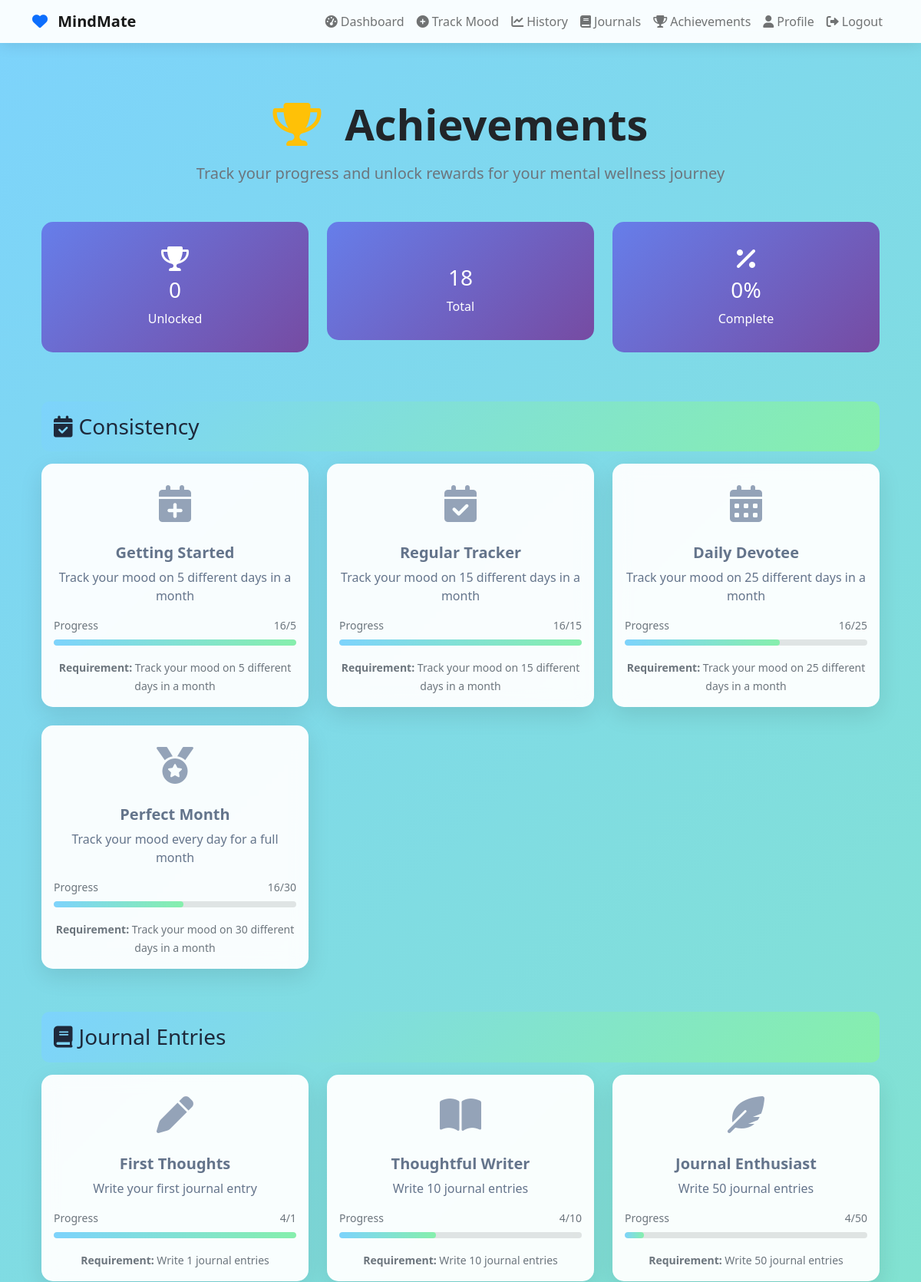
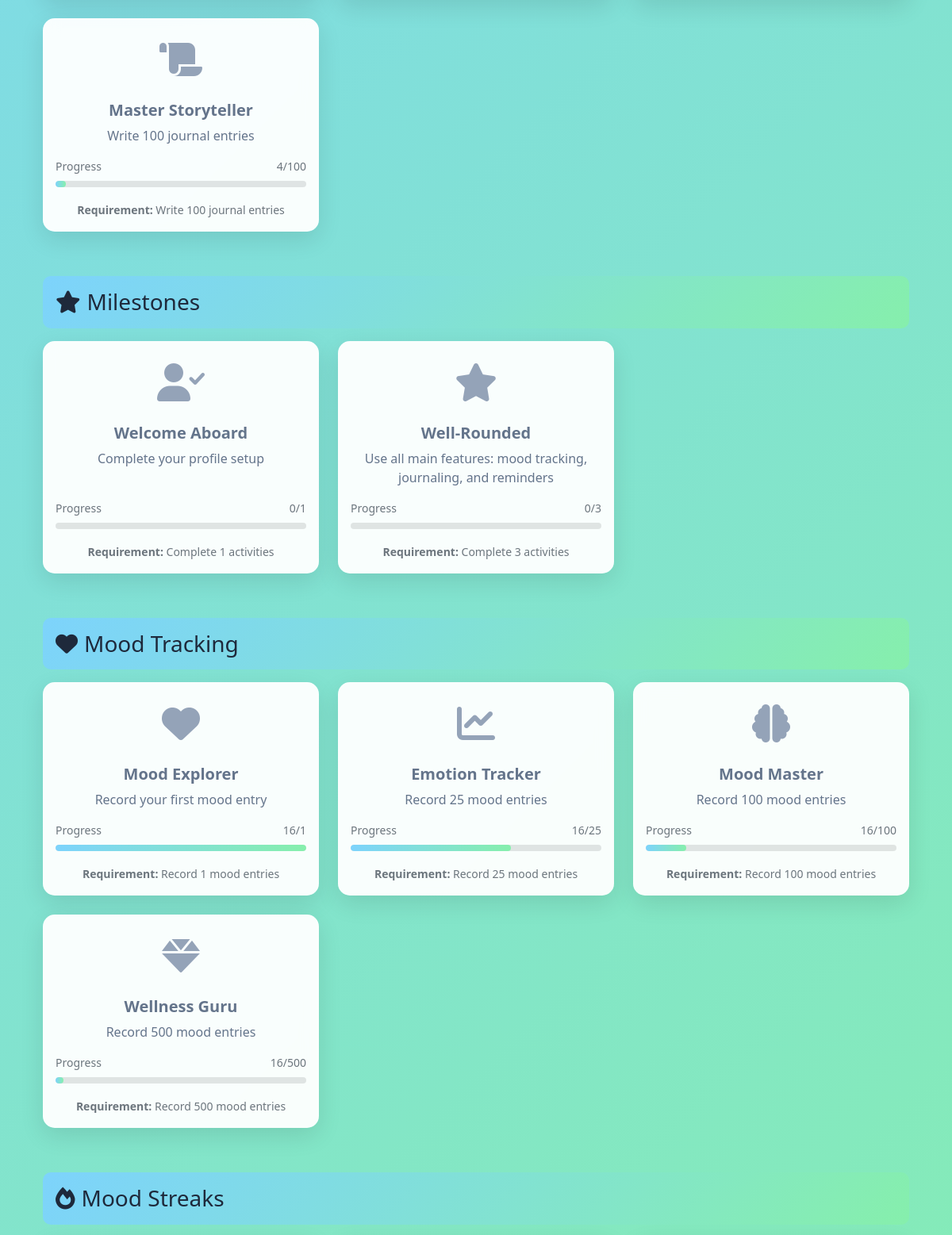
The app's page /achievements/ (signed in, upper part) with its own data (2 pictures, top to bottom).
### mood_tracker/models.py (models this page shows, shortened)
class Achievement(models.Model):
    ACHIEVEMENT_TYPES = [
        ('mood_streak', 'Mood Streak'),
        ('journal_count', 'Journal Count'),
        ('mood_count', 'Mood Count'),
        ('consistency', 'Consistency'),
        ('milestone', 'Milestone'),
    ]
    id = models.UUIDField(primary_key=True, default=uuid.uuid4, editable=False)
    name = models.CharField(max_length=100)
    description = models.TextField()
    icon = models.CharField(max_length=50, default='fas fa-trophy')  # FontAwesome icon class
    achievement_type = models.CharField(max_length=20, choices=ACHIEVEMENT_TYPES)
    requirement_value = models.IntegerField()  # The target value to unlock
    points = models.IntegerField(default=10)  # Points awarded for this achievement
    is_active = models.BooleanField(default=True)
    created_at = models.DateTimeField(auto_now_add=True)
    class Meta:
        ordering = ['achievement_type', 'requirement_value']

### mood_tracker/views.py (the view)
# urls.py: path('achievements/', views.achievements, name='achievements'),
@auth_required
def achievements(request):
    user = get_current_user(request)
    if not user:
        return redirect('login')
    all_achievements = Achievement.objects.filter(is_active=True)
    user_achievements = UserAchievement.objects.filter(user=user).values_list('achievement_id', flat=True)
    user_stats = {
        'mood_count': MoodEntry.objects.filter(user=user).count(),
        'journal_count': Journal.objects.filter(user=user).count(),
        'mood_streak': calculate_mood_streak(user),
        'consistency': calculate_consistency(user),
    }
    achievement_data = []
    for achievement in all_achievements:
        is_unlocked = achievement.id in user_achievements
        current_progress = user_stats.get(achievement.achievement_type, 0)
        progress_percentage = min(100, (current_progress / achievement.requirement_value) * 100) if achievement.requirement_value > 0 else 0
        achievement_data.append({
            'achievement': achievement,
            'is_unlocked': is_unlocked,
            'current_progress': current_progress,
            'progress_percentage': progress_percentage,
            'unlocked_at': UserAchievement.objects.filter(user=user, achievement=achievement).first().unlocked_at if is_unlocked else None
        })
    context = {
        'achievement_data': achievement_data,
        'user': user,
        'total_achievements': len(all_achievements),
        'unlocked_count': len(user_achievements),
    }
    return render(request, 'mood_tracker/achievements.html', context)

### mindmate/context_processors.py (called while the page is built)
def firebase_context(request):
    return {
        'firebase_config': firebase_config
    }

### mood_tracker/views.py (called while the page is built)
def check_authenticated(request):
    print('Debug - Session keys:', request.session.keys())
    return 'user_id' in request.session

def auth_required(view_func):
    @wraps(view_func)
    def wrapper(request, *args, **kwargs):
        if not check_authenticated(request):
            return redirect('login')
        return view_func(request, *args, **kwargs)
    return wrapper

def get_current_user(request):
    print('Debug - Checking current user')
    if 'user_id' in request.session:
        user_id = request.session['user_id']
        print('Debug - Found user_id in session:', user_id)
        try:
            user = User.objects.get(uid=user_id)
            print('Debug - Found user in database:', user.username)
            return user
        except User.DoesNotExist:
            print('Debug - User not found in database for uid:', user_id)
            return None
    print('Debug - No user_id in session')
    return None

def calculate_mood_streak(user):
    mood_entries = MoodEntry.objects.filter(user=user).order_by('-date')
    if not mood_entries:
        return 0
    streak = 0
    current_date = timezone.now().date()
    for entry in mood_entries:
        if entry.date == current_date:
            streak += 1
            current_date -= datetime.timedelta(days=1)
        else:
            break
    return streak

def calculate_consistency(user):
    thirty_days_ago = timezone.now().date() - datetime.timedelta(days=30)
    mood_dates = MoodEntry.objects.filter(
        user=user,
        date__gte=thirty_days_ago
    ).values_list('date', flat=True).distinct()
    return len(mood_dates)

### mood_tracker/templates/mood_tracker/achievements.html (shortened to what this page needs)
{% extends 'mood_tracker/base.html' %}
{% block content %}
<div class="container py-4">
    <div class="row mb-4">
        <div class="col-12">
            <div class="text-center mb-4">
                <h1 class="display-4 fw-bold text-dark mb-3">
                    <i class="fas fa-trophy text-warning me-3"></i>
                    Achievements
                </h1>
                <p class="lead text-muted">Track your progress and unlock rewards for your mental wellness journey</p>
            </div>
        </div>
    </div>
    <div class="row mb-5">
        <div class="col-md-4 mb-3">
            <div class="stats-card">
                <i class="fas fa-trophy fa-2x mb-2"></i>
                <h3>{{ unlocked_count }}</h3>
                <p class="mb-0">Unlocked</p>
            </div>
        </div>
        <div class="col-md-4 mb-3">
            <div class="stats-card">
                <h3>{{ total_achievements }}</h3>
                <p class="mb-0">Total</p>
            </div>
        </div>
        <div class="col-md-4 mb-3">
            <div class="stats-card">
                <i class="fas fa-percentage fa-2x mb-2"></i>
                <h3>{% widthratio unlocked_count total_achievements 100 %}%</h3>
                <p class="mb-0">Complete</p>
            </div>
        </div>
    </div>
    {% regroup achievement_data by achievement.achievement_type as achievement_categories %}
    {% for category in achievement_categories %}
        <div class="category-header">
            <h3 class="mb-0">
                {% if category.grouper == 'mood_streak' %}
                    <i class="fas fa-fire me-2"></i>Mood Streaks
                {% elif category.grouper == 'journal_count' %}
                    <i class="fas fa-book me-2"></i>Journal Entries
                {% elif category.grouper == 'mood_count' %}
                    <i class="fas fa-heart me-2"></i>Mood Tracking
                {% elif category.grouper == 'consistency' %}
                    <i class="fas fa-calendar-check me-2"></i>Consistency
                {% else %}
                    <i class="fas fa-star me-2"></i>Milestones
                {% endif %}
            </h3>
        </div>
        <div class="row mb-4">
            {% for data in category.list %}
                <div class="col-lg-4 col-md-6 mb-4">
                    <div class="card achievement-card {% if data.is_unlocked %}achievement-unlocked{% else %}achievement-locked{% endif %} h-100">
                        <div class="card-body text-center d-flex flex-column">
                            <div class="achievement-icon">
                                <i class="{{ data.achievement.icon }}"></i>
                            </div>
                            <h5 class="card-title fw-bold mb-2">{{ data.achievement.name }}</h5>
                            <p class="card-text mb-3 flex-grow-1">{{ data.achievement.description }}</p>
                            {% if not data.is_unlocked %}
                                <div class="mb-3">
                                    <div class="d-flex justify-content-between align-items-center mb-2">
                                        <small class="text-muted">Progress</small>
                                        <small class="text-muted">{{ data.current_progress }}/{{ data.achievement.requirement_value }}</small>
                                    </div>
                                    <div class="progress-bar">
                                        <div class="progress-fill" style="width: {{ data.progress_percentage }}%"></div>
                                    </div>
                                </div>
                                <div class="requirement-text">
                                    <small class="text-muted">
                                        <strong>Requirement:</strong>
                                        {% if data.achievement.achievement_type == 'mood_streak' %}
                                            Track your mood for {{ data.achievement.requirement_value }} consecutive days
                                        {% elif data.achievement.achievement_type == 'journal_count' %}
                                            Write {{ data.achievement.requirement_value }} journal entries
                                        {% elif data.achievement.achievement_type == 'mood_count' %}
                                            Record {{ data.achievement.requirement_value }} mood entries
                                        {% elif data.achievement.achievement_type == 'consistency' %}
                                            Track your mood on {{ data.achievement.requirement_value }} different days in a month
                                        {% else %}
                                            Complete {{ data.achievement.requirement_value }} activities
                                        {% endif %}
                                    </small>
                                </div>
                            {% endif %}
                        </div>
                    </div>
                </div>
            {% endfor %}
        </div>
    {% empty %}
        <div class="text-center py-5">
            <i class="fas fa-trophy fa-4x text-muted mb-3"></i>
            <h3 class="text-muted">No Achievements Available</h3>
            <p class="text-muted">Check back later for new achievements to unlock!</p>
        </div>
    {% endfor %}
</div>
{% endblock %}

### mood_tracker/templates/mood_tracker/base.html (style rules this page uses)
body { background: linear-gradient(135deg, #7dd3fc 0%, #86efac 100%); min-height: 100vh; font-family: 'Segoe UI', Tahoma, Geneva, Verdana, sans-serif; }
.card { border: none; border-radius: 15px; box-shadow: 0 10px 30px rgba(0, 0, 0, 0.1); backdrop-filter: blur(10px); background: rgba(255, 255, 255, 0.95); }

### mood_tracker/templates/mood_tracker/achievements.html (style rules this page uses)
.achievement-card { transition: all 0.3s ease; border: none; border-radius: 15px; overflow: hidden; position: relative; }
.achievement-locked { background: rgba(255, 255, 255, 0.95); color: #64748b; }
.achievement-icon { font-size: 3rem; margin-bottom: 1rem; }
.achievement-locked .achievement-icon { color: #94a3b8; }
.progress-bar { height: 8px; border-radius: 4px; background: rgba(0, 0, 0, 0.1); overflow: hidden; }
.progress-fill { height: 100%; background: linear-gradient(90deg, #7dd3fc, #86efac); border-radius: 4px; transition: width 0.3s ease; }
.stats-card { background: linear-gradient(135deg, #667eea 0%, #764ba2 100%); color: white; border-radius: 15px; padding: 2rem; text-align: center; }
.category-header { background: linear-gradient(135deg, #7dd3fc 0%, #86efac 100%); color: #1e293b; padding: 1rem; border-radius: 10px; margin: 2rem 0 1rem 0; font-weight: 600; }

### records on screen
Achievement: achievement_type "consistency" (drawn), achievement.name "Getting Started", achievement.description "Track your mood on 5 different days in a month", current_progress "16", achievement.requirement_value "5", {{ data.progress_percentage }} 100 (drawn)
Achievement: achievement.name "Regular Tracker", achievement.description "Track your mood on 15 different days in a month", current_progress "16", achievement.requirement_value "15", {{ data.progress_percentage }} 100 (drawn)
Achievement: achievement.name "Daily Devotee", achievement.description "Track your mood on 25 different days in a month", current_progress "16", achievement.requirement_value "25", {{ data.progress_percentage }} 64.0 (drawn)
Achievement: achievement.name "Perfect Month", achievement.description "Track your mood every day for a full month", current_progress "16", achievement.requirement_value "30", {{ data.progress_percentage }} 53.333333333333336 (drawn)
Achievement: achievement_type "journal_count" (drawn), achievement.name "First Thoughts", achievement.description "Write your first journal entry", current_progress "4", achievement.requirement_value "1", {{ data.progress_percentage }} 100 (drawn)
Achievement: achievement.name "Thoughtful Writer", achievement.description "Write 10 journal entries", current_progress "4", achievement.requirement_value "10", {{ data.progress_percentage }} 40.0 (drawn)
Achievement: achievement.name "Journal Enthusiast", achievement.description "Write 50 journal entries", current_progress "4", achievement.requirement_value "50", {{ data.progress_percentage }} 8.0 (drawn)
Achievement: achievement.name "Master Storyteller", achievement.description "Write 100 journal entries", current_progress "4", achievement.requirement_value "100", {{ data.progress_percentage }} 4.0 (drawn)
Achievement: achievement_type "milestone" (drawn), achievement.name "Welcome Aboard", achievement.description "Complete your profile setup", current_progress "0", achievement.requirement_value "1"
Achievement: achievement.name "Well-Rounded", achievement.description "Use all main features: mood tracking, journaling, and reminders", current_progress "0", achievement.requirement_value "3"
Achievement: achievement_type "mood_count" (drawn), achievement.name "Mood Explorer", achievement.description "Record your first mood entry", current_progress "16", achievement.requirement_value "1", {{ data.progress_percentage }} 100 (drawn)
Achievement: achievement.name "Emotion Tracker", achievement.description "Record 25 mood entries", current_progress "16", achievement.requirement_value "25", {{ data.progress_percentage }} 64.0 (drawn)
Achievement: achievement.name "Mood Master", achievement.description "Record 100 mood entries", current_progress "16", achievement.requirement_value "100", {{ data.progress_percentage }} 16.0 (drawn)
Achievement: achievement.name "Wellness Guru", achievement.description "Record 500 mood entries", current_progress "16", achievement.requirement_value "500", {{ data.progress_percentage }} 3.2 (drawn)

### other values on screen
{{ unlocked_count }} "0"
{{ total_achievements }} "18"
